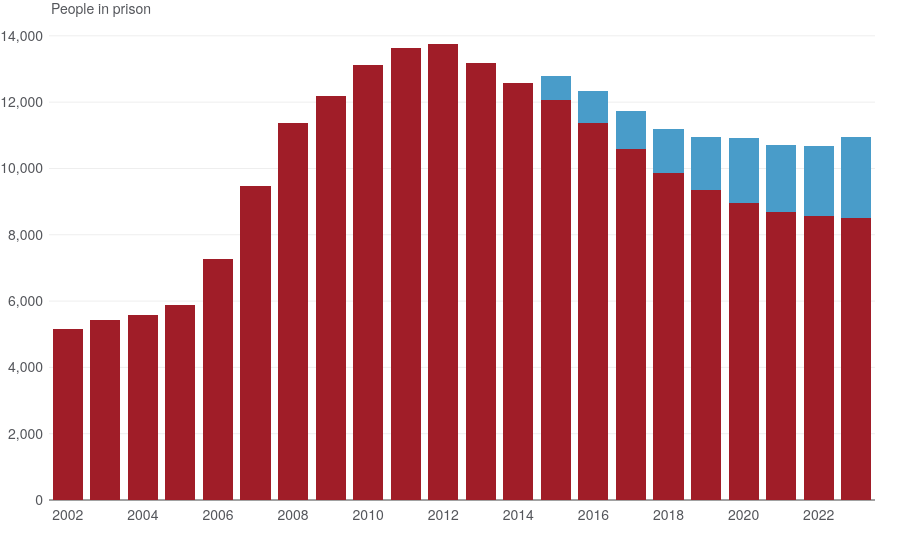

Here is the notebook cell this chart was saved with:
### Code cell
## Plotting
fig = go.Figure()

trace_list= []

for i in df["custody_type"].unique():
    df_type = df[df["custody_type"] == i]

    trace = go.Bar(
        x=df_type["year"],
        y=df_type["value"],
        name=str(df_type['custody_type'].iloc[0]),
        # customdata=df_type['year'],
        hovertemplate="%{y:,.0f}"
        )
    
    trace_list.append(trace)

fig.add_traces(trace_list)


fig.update_layout(
    barmode="stack",
    hovermode='x',
    xaxis_dtick=2,
    yaxis_tickformat= ",.0f",
    yaxis_automargin=True, #To avoid clipping of y-axis labels
    margin_pad=5,
    margin=dict(t=20, b=60, l=0, r=25),
)

## Chart annotations
annotations = []

# Add y-axis label annotation with placement based on dataframe column
prt_theme.add_annotation(
    annotations, "People in prison", annotation_type="y-axis"
)

# Adding annotations to layout
fig.update_layout(annotations=annotations)
fig.show()

### Figure 1 — Plotly figure (JSON) as saved in the notebook; plotly's stock layout.template omitted (floating-point values rounded to 4 significant figures)
{"data": [{"hovertemplate": "%{y:,.0f}", "name": "Unreleased", "type": "bar", "x": [2002, 2003, 2004, 2005, 2006, 2007, 2008, 2009, 2010, 2011, 2012, 2013, 2014, 2015, 2016, 2017, 2018, 2019, 2020, 2021, 2022, 2023], "y": [5146, 5419, 5595, 5882, 7274, 9481, 11383, 12182, 13134, 13644, 13754, 13182, 12587, 12053, 11359, 10600, 9862, 9342, 8954, 8685, 8576, 8514]}, {"hovertemplate": "%{y:,.0f}", "name": "Recalled", "type": "bar", "x": [2002, 2003, 2004, 2005, 2006, 2007, 2008, 2009, 2010, 2011, 2012, 2013, 2014, 2015, 2016, 2017, 2018, 2019, 2020, 2021, 2022, 2023], "y": [0, 0, 0, 0, 0, 0, 0, 0, 0, 0, 0, 0, 0, 730, 970, 1134, 1328, 1611, 1979, 2015, 2115, 2438]}], "layout": {"annotations": [{"font": {"size": 14}, "showarrow": false, "text": "People in prison", "x": 0, "xanchor": "left", "xref": "paper", "y": 1, "yanchor": "bottom", "yref": "paper"}], "barmode": "stack", "hovermode": "x", "margin": {"b": 60, "l": 0, "pad": 5, "r": 25, "t": 20}, "xaxis": {"dtick": 2}, "yaxis": {"automargin": true, "tickformat": ",.0f"}}}
